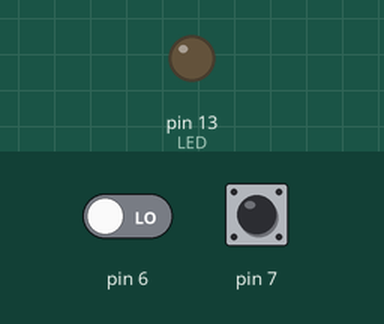
Recording of a sketch running on a simulated Arduino Uno, built with avr-gcc and run on an emulated ATmega328P. On the bench: output pins drawn as LEDs (lit = HIGH). Dashed ring = blinking. Inputs (shaded band) come from the test bench; at power-on: pin 7 LOW, pin 6 LOW. No radio packets arrive unless stated; what the sketch prints to the serial monitor is not drawn.

Above: at 1.2 s.
1.3 s: pin 7 driven HIGH
At 2.5 s:
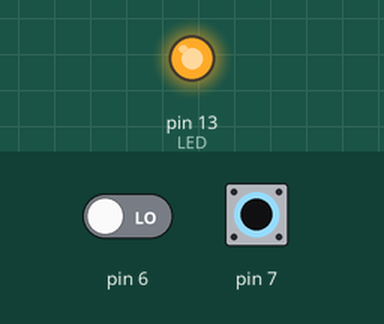
2.8 s: pin 7 driven LOW
At 3.6 s:
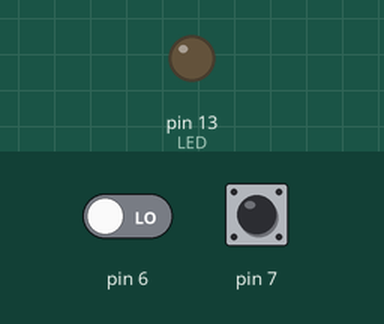
4.4 s: pin 7 pulsed HIGH 2 times (0.12 s each, 0.3 s apart)
At 4.56 s:
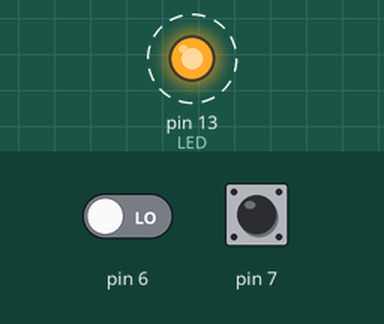
Timing chart, 0 to 7.4 s (numbered marks = the images above; inputs shaded):
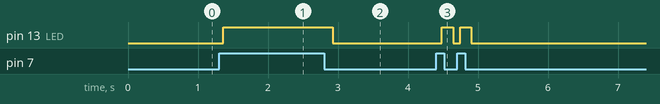

The sketch:

transmitter.ino
```cpp
#include <RH_ASK.h>
#include <SPI.h> // Not actually used but needed to compile

RH_ASK driver;

// pins
int LED=13;
//recording morse code data
String code="";
String english=" ";
int duration=0;
bool pressed=false;
bool pause=false;
int dot = 1;
String key= " .- -... -.-. -.. . ..-. --. .... .. .--- -.- .-.. -- -. --- .--. --.- .-. ... - ..- ...- .-- -..- -.-- --.. ";
String alphabet= "?aa bbbb cccc ddd e ffff ggg hhhh ii jjjj kkk llll mm nn ooo pppp qqqq rrr sss t uuu vvvv www xxxx yyyy zzzz";
void setup()
{

    Serial.begin(9600);	  // Debugging only
    if (!driver.init())
         Serial.println("init failed");

  pinMode(7,INPUT);
  pinMode(6, INPUT);
  pinMode(LED,OUTPUT);

}

void loop()
{
  //first time button is pressed, duration restarts

  if (digitalRead(7) == HIGH){

    digitalWrite(LED,HIGH);
    if (!pressed){
      duration=0;
      pause=false;
    }
    pressed=true;
  }
  //Once after button is released, . or - will be added
  //to code depending on duration
  else if (pressed){
    if (duration>=3*dot){
      code.concat("-");
      const char *msg = "1";
       driver.send((uint8_t *)msg, strlen(msg));
      driver.waitPacketSent();

    }
    else{
      code.concat(".");
      const char *msg = "0";
       driver.send((uint8_t *)msg, strlen(msg));
      driver.waitPacketSent();
    }
    duration=0;
    digitalWrite(LED,LOW);
    pressed=false;
  }
  //if the button hasn't been pressed for long enough,
  //the code will be grouped as a letter in morseLetters
  else if (duration>=3*dot && code.length()>1){
    code.concat(" ");
    const char *msg = "2";
     driver.send((uint8_t *)msg, strlen(msg));
      driver.waitPacketSent();
     //Reciever, translate and clear code!!!!!!!!
    //english.concat(alphabet.substring(key.indexOf(code)+1,key.indexOf(code)+2));
    code=" ";
    Serial.println(english);
  }
  //if you wait even longer
  //, a space will be added to morseLetters.
  else if (duration>7){
    const char *msg = "3";
     driver.send((uint8_t *)msg, strlen(msg));
    driver.waitPacketSent();
    //RECIEVER, add a space
    //english=english+" ";
    duration=0;
    pause=true;
  }
  //duration increases every loop unless a space was just added
  if(!pause){
    duration=duration+1;
  }
  if(digitalRead(6) == HIGH){
    const char *msg = "4";
     driver.send((uint8_t *)msg, strlen(msg));
    driver.waitPacketSent();
  }
  delay(100);
}
```

Measured:
- after the input at 1.3 s, pin 13 (LED): LOW → HIGH after 0.06 s
- after the input at 2.8 s, pin 13 (LED): HIGH → LOW after 0.12 s
- after the input at 4.4 s, pin 13 (LED): alternates HIGH for 0.16 s and LOW for 0.10 s, 4 changes in all, then stays LOW, starting after 0.08 s
